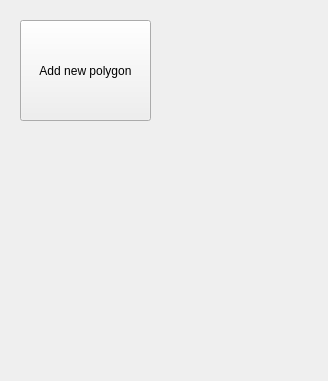
<?xml version="1.0" encoding="UTF-8"?>
<ui version="4.0">
 <class>Widget</class>
 <widget class="QWidget" name="Widget">
  <property name="geometry">
   <rect>
    <x>0</x>
    <y>0</y>
    <width>328</width>
    <height>381</height>
   </rect>
  </property>
  <property name="mouseTracking">
   <bool>true</bool>
  </property>
  <property name="windowTitle">
   <string>Widget</string>
  </property>
  <widget class="QPushButton" name="pushButton">
   <property name="geometry">
    <rect>
     <x>20</x>
     <y>20</y>
     <width>131</width>
     <height>101</height>
    </rect>
   </property>
   <property name="text">
    <string>Add new polygon</string>
   </property>
  </widget>
 </widget>
 <layoutdefault spacing="6" margin="11"/>
 <resources/>
 <connections/>
</ui>
